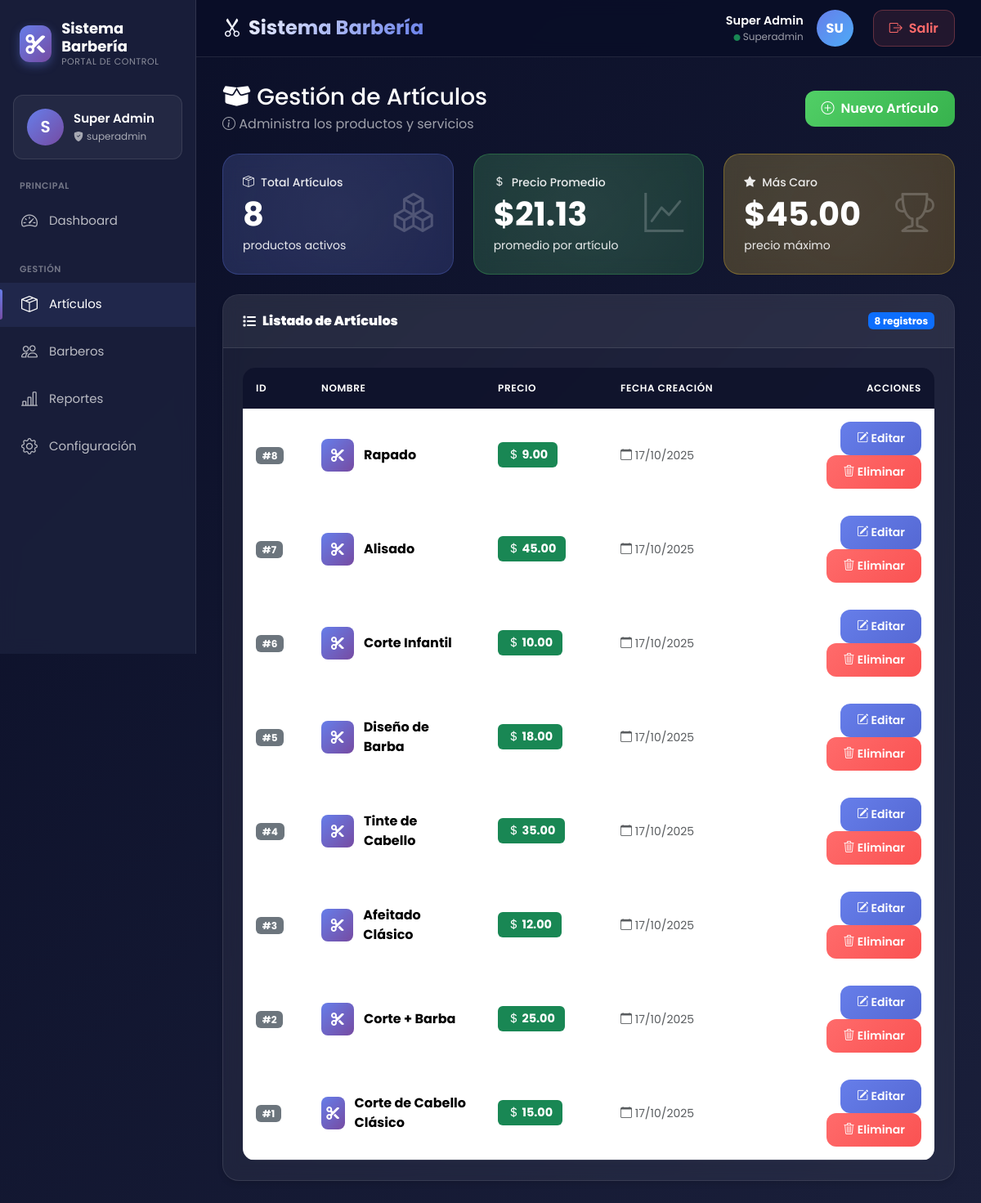
The app's page /articles.php (signed in) with its own data.
### tables this page shows
CREATE TABLE `articles` (
  `id` int(11) NOT NULL,
  `name` varchar(150) NOT NULL,
  `description` text DEFAULT NULL,
  `price` decimal(10,2) NOT NULL,
  `is_active` tinyint(1) NOT NULL DEFAULT 1,
  `created_at` timestamp NOT NULL DEFAULT current_timestamp(),
  `updated_at` timestamp NULL DEFAULT NULL ON UPDATE current_timestamp()
);

### db.php (called while the page is built, shortened)
<?php
function e($string) {
    return htmlspecialchars($string ?? '', ENT_QUOTES, 'UTF-8');
}

### articles.php (the view, shortened to what this page needs)
<?php
require 'db.php';
$articles = $pdo->query("SELECT * FROM articles WHERE is_active = 1 ORDER BY id DESC")->fetchAll();
include 'header.php';
include 'sidebar_super.php';
?>
<div class="content">
    <div class="d-flex justify-content-between align-items-center mb-4">
        <div>
            <h3 class="mb-1"><i class="fas fa-box-open"></i> Gestión de Artículos</h3>
            <p class="text-muted mb-0" style="color:rgba(255,255,255,0.6)!important;">
                <i class="bi bi-info-circle"></i> Administra los productos y servicios
            </p>
        </div>
        <button class="btn btn-success" data-bs-toggle="modal" data-bs-target="#addModal">
            <i class="bi bi-plus-circle me-2"></i>Nuevo Artículo
        </button>
    </div>
    <div class="row g-4 mb-4">
        <div class="col-md-6 col-xl-4">
            <div class="stat-card stat-card-primary position-relative">
                <div class="stat-card-title"><i class="bi bi-box-seam"></i> Total Artículos</div>
                <div class="stat-card-value"><?= count($articles) ?></div>
                <div style="font-size:0.875rem;opacity:0.9;margin-top:0.5rem;">productos activos</div>
                <i class="bi bi-boxes stat-card-icon"></i>
            </div>
        </div>
        <div class="col-md-6 col-xl-4">
            <div class="stat-card stat-card-success position-relative">
                <div class="stat-card-title"><i class="bi bi-currency-dollar"></i> Precio Promedio</div>
                <div class="stat-card-value">$<?= count($articles)>0?number_format(array_sum(array_column($articles,'price'))/count($articles),2):'0.00' ?></div>
                <div style="font-size:0.875rem;opacity:0.9;margin-top:0.5rem;">promedio por artículo</div>
                <i class="bi bi-graph-up stat-card-icon"></i>
            </div>
        </div>
        <div class="col-md-12 col-xl-4">
            <div class="stat-card stat-card-warning position-relative">
                <div class="stat-card-title"><i class="bi bi-star-fill"></i> Más Caro</div>
                <div class="stat-card-value">$<?= count($articles)>0?number_format(max(array_column($articles,'price')),2):'0.00' ?></div>
                <div style="font-size:0.875rem;opacity:0.9;margin-top:0.5rem;">precio máximo</div>
                <i class="bi bi-trophy stat-card-icon"></i>
            </div>
        </div>
    </div>
    <div class="card">
        <div class="card-header">
            <div class="d-flex align-items-center">
                <i class="fas fa-list me-2"></i>
                <strong>Listado de Artículos</strong>
                <span class="badge bg-primary ms-auto"><?= count($articles) ?> registros</span>
            </div>
        </div>
        <div class="card-body">
            <?php if(empty($articles)): ?>
                <div class="text-center py-5">
                    <i class="bi bi-inbox" style="font-size:3rem;color:#cbd5e1;"></i>
                    <p class="text-muted mt-3 mb-0">No hay artículos registrados</p>
                    <button class="btn btn-primary btn-sm mt-3" data-bs-toggle="modal" data-bs-target="#addModal">
                        <i class="bi bi-plus-circle me-1"></i>Crear primer artículo
                    </button>
                </div>
            <?php else: ?>
                <div class="table-responsive">
                    <table class="table table-hover align-middle mb-0">
                        <thead>
                            <tr>
                                <th style="width:80px;">ID</th>
                                <th>Nombre</th>
                                <th style="width:150px;">Precio</th>
                                <th style="width:180px;">Fecha Creación</th>
                                <th style="width:220px;" class="text-end">Acciones</th>
                            </tr>
                        </thead>
                        <tbody>
                            <?php foreach($articles as $a): ?>
                            <tr>
                                <td>
                                    <span class="badge bg-secondary">#<?= $a['id'] ?></span>
                                </td>
                                <td>
                                    <div class="d-flex align-items-center">
                                        <div style="width:40px;height:40px;background:linear-gradient(135deg,#667eea 0%,#764ba2 100%);border-radius:0.5rem;display:flex;align-items:center;justify-content:center;margin-right:0.75rem;">
                                            <i class="fas fa-cut" style="color:white;"></i>
                                        </div>
                                        <strong><?= e($a['name']) ?></strong>
                                    </div>
                                </td>
                                <td>
                                    <span class="badge bg-success" style="font-size:0.9rem;padding:0.5rem 0.75rem;">
                                        <i class="bi bi-currency-dollar"></i>
                                        <?= number_format($a['price'],2) ?>
                                    </span>
                                </td>
                                <td>
                                    <small class="text-muted">
                                        <i class="bi bi-calendar"></i>
                                        <?= date('d/m/Y',strtotime($a['created_at'])) ?>
                                    </small>
                                </td>
                                <td class="text-end">
                                    <button class="btn btn-sm btn-primary" onclick="editArticle(<?= $a['id'] ?>,'<?= addslashes(e($a['name'])) ?>',<?= $a['price'] ?>)" title="Editar">
                                        <i class="bi bi-pencil-square"></i> Editar
                                    </button>
                                    <button class="btn btn-sm btn-danger" onclick="deleteArticle(<?= $a['id'] ?>,'<?= addslashes(e($a['name'])) ?>')" title="Eliminar">
                                        <i class="bi bi-trash3"></i> Eliminar
                                    </button>
                                </td>
                            </tr>
                            <?php endforeach; ?>
                        </tbody>
                    </table>
                </div>
            <?php endif; ?>
        </div>
    </div>
</div>
</body>
</html>

### header.php (shortened to what this page needs)
<!DOCTYPE html>
<html lang="es">
<head>
  <link href="https://cdn.jsdelivr.net/npm/bootstrap@5.3.2/dist/css/bootstrap.min.css" rel="stylesheet">
  <link rel="stylesheet" href="https://cdn.jsdelivr.net/npm/bootstrap-icons@1.11.1/font/bootstrap-icons.css">
  <link href="https://cdnjs.cloudflare.com/ajax/libs/font-awesome/6.5.0/css/all.min.css" rel="stylesheet">
</head>
<body>
  <nav class="navbar-custom">
    <div class="navbar-left">
      <h2><i class="bi bi-scissors me-2"></i>Sistema Barbería</h2>
    </div>
    <div class="navbar-right">
      <?php if(isset($_SESSION['user_name'])): ?>
        <div class="user-info">
          <div class="user-details">
            <div class="user-name"><?= e($_SESSION['user_name']) ?></div>
            <div class="user-role">
              <i class="bi bi-circle-fill text-success" style="font-size: 0.5rem;"></i>
              <?= e(ucfirst($_SESSION['user_role'])) ?>
            </div>
          </div>
          <div class="user-avatar">
            <?= strtoupper(substr(e($_SESSION['user_name']), 0, 2)) ?>
          </div>
        </div>
        <a href="logout.php" class="btn-logout">
          <i class="bi bi-box-arrow-right"></i> Salir
        </a>
      <?php endif; ?>
    </div>
  </nav>
  <div class="container-fluid p-0">
    <div class="row g-0">

### sidebar_super.php (shortened to what this page needs)
<div class="sidebar" id="sidebar">
    <div class="sidebar-header">
        <div class="sidebar-logo">
            <i class="fas fa-scissors"></i>
        </div>
        <div>
            <div class="sidebar-title">Sistema Barbería</div>
            <div class="sidebar-subtitle">Portal de Control</div>
        </div>
    </div>
    <div class="sidebar-user">
        <div class="d-flex align-items-center">
            <div class="sidebar-user-avatar">
                <?= strtoupper(substr($_SESSION['user_name'] ?? 'U', 0, 1)) ?>
            </div>
            <div class="sidebar-user-info">
                <div class="sidebar-user-name"><?= e($_SESSION['user_name'] ?? 'Usuario') ?></div>
                <div class="sidebar-user-role">
                    <i class="bi bi-shield-fill-check"></i>
                    <?= e($_SESSION['user_role'] ?? 'Usuario') ?>
                </div>
            </div>
        </div>
    </div>
    <div class="sidebar-section">
        <div class="sidebar-section-title">Principal</div>
        <ul class="sidebar-menu">
            <li class="sidebar-menu-item">
                <a href="dashboard_super.php" class="sidebar-menu-link <?= basename($_SERVER['PHP_SELF']) === 'dashboard_super.php' ? 'active' : '' ?>">
                    <i class="bi bi-speedometer2"></i>
                    Dashboard
                </a>
            </li>
        </ul>
    </div>
    <div class="sidebar-section">
        <div class="sidebar-section-title">Gestión</div>
        <ul class="sidebar-menu">
            <li class="sidebar-menu-item">
                <a href="articles.php" class="sidebar-menu-link <?= basename($_SERVER['PHP_SELF']) === 'articles.php' ? 'active' : '' ?>">
                    <i class="bi bi-box-seam"></i>
                    Artículos
                </a>
            </li>
            <li class="sidebar-menu-item">
                <a href="barberos.php" class="sidebar-menu-link <?= basename($_SERVER['PHP_SELF']) === 'barberos.php' ? 'active' : '' ?>">
                    <i class="bi bi-people"></i>
                    Barberos
                </a>
            </li>
            <li class="sidebar-menu-item">
                <a href="reports.php" class="sidebar-menu-link <?= basename($_SERVER['PHP_SELF']) === 'reports.php' ? 'active' : '' ?>">
                    <i class="bi bi-bar-chart-line"></i>
                    Reportes
                </a>
            </li>
            <li class="sidebar-menu-item">
                <a href="configuration.php" class="sidebar-menu-link <?= basename($_SERVER['PHP_SELF']) === 'configuration.php' ? 'active' : '' ?>">
                    <i class="bi bi-gear"></i>
                    Configuración
                </a>
            </li>
        </ul>
    </div>
</div>

### sidebar_super.php (style rules this page uses)
:root { --sidebar-width: 240px; --primary: #667eea; --primary-dark: #5568d3; --secondary: #764ba2; --dark: #0a0e27; --dark-light: #1a1f3a; }
* { margin: 0; padding: 0; box-sizing: border-box; }
body { font-family: 'Poppins', -apple-system, BlinkMacSystemFont, 'Segoe UI', Roboto, sans-serif; background: linear-gradient(135deg, #0a0e27 0%, #1a1f3a 100%); min-height: 100vh; color: white; overflow-x: hidden; }
.sidebar { position: fixed; left: 0; top: 0; width: var(--sidebar-width); height: 100vh; background: rgba(26, 31, 58, 0.95); backdrop-filter: blur(10px); border-right: 1px solid rgba(255, 255, 255, 0.1); padding: 1.5rem 0; z-index: 1000; overflow-y: auto; transition: transform 0.3s ease; }
.sidebar-header { display: flex; align-items: center; padding: 0 1.5rem; margin-bottom: 2rem; }
.sidebar-logo { width: 45px; height: 45px; background: linear-gradient(135deg, var(--primary) 0%, var(--secondary) 100%); border-radius: 0.75rem; display: flex; align-items: center; justify-content: center; margin-right: 0.75rem; box-shadow: 0 4px 12px rgba(102, 126, 234, 0.4); }
.sidebar-logo i { font-size: 1.5rem; color: white; }
.sidebar-title { font-size: 1.125rem; font-weight: 700; color: white; line-height: 1.2; }
.sidebar-subtitle { font-size: 0.6875rem; color: rgba(255, 255, 255, 0.5); text-transform: uppercase; letter-spacing: 0.05em; }
.sidebar-user { background: rgba(255, 255, 255, 0.05); border: 1px solid rgba(255, 255, 255, 0.1); border-radius: 0.75rem; padding: 1rem; margin: 0 1rem 1.5rem 1rem; }
.sidebar-user-avatar { width: 45px; height: 45px; background: linear-gradient(135deg, var(--primary) 0%, var(--secondary) 100%); border-radius: 50%; display: flex; align-items: center; justify-content: center; font-size: 1.25rem; color: white; font-weight: 600; margin-right: 0.75rem; flex-shrink: 0; }
.sidebar-user-info { flex: 1; min-width: 0; }
.sidebar-user-name { font-size: 0.9375rem; font-weight: 600; color: white; margin-bottom: 0.125rem; white-space: nowrap; overflow: hidden; text-overflow: ellipsis; }
.sidebar-user-role { font-size: 0.75rem; color: rgba(255, 255, 255, 0.6); display: flex; align-items: center; gap: 0.25rem; }
.sidebar-section { margin-bottom: 1.5rem; }
.sidebar-section-title { font-size: 0.6875rem; font-weight: 600; color: rgba(255, 255, 255, 0.4); text-transform: uppercase; letter-spacing: 0.05em; padding: 0 1.5rem; margin-bottom: 0.5rem; }
.sidebar-menu { list-style: none; padding: 0; margin: 0; }
.sidebar-menu-item { margin-bottom: 0.25rem; }
.sidebar-menu-link { display: flex; align-items: center; padding: 0.75rem 1.5rem; color: rgba(255, 255, 255, 0.7); text-decoration: none; transition: all 0.3s ease; position: relative; font-size: 0.9375rem; }
.sidebar-menu-link::before { content: ''; position: absolute; left: 0; top: 50%; transform: translateY(-50%); width: 3px; height: 0; background: linear-gradient(135deg, var(--primary) 0%, var(--secondary) 100%); border-radius: 0 3px 3px 0; transition: height 0.3s ease; }
.sidebar-menu-link:hover, .sidebar-menu-link.active { background: rgba(102, 126, 234, 0.1); color: white; }
.sidebar-menu-link:hover::before, .sidebar-menu-link.active::before { height: 70%; }
.sidebar-menu-link i { font-size: 1.25rem; margin-right: 0.75rem; width: 24px; text-align: center; }
.content { margin-left: var(--sidebar-width); padding: 2rem; min-height: 100vh; width: calc(100% - var(--sidebar-width)); }

### records on screen
articles: id "8", name "Rapado", price "9.00", created_at "17/10/2025"
articles: id "7", name "Alisado", price "45.00", created_at "17/10/2025"
articles: id "6", name "Corte Infantil", price "10.00", created_at "17/10/2025"
articles: id "5", name "Diseño de Barba", price "18.00", created_at "17/10/2025"
articles: id "4", name "Tinte de Cabello", price "35.00", created_at "17/10/2025"
articles: id "3", name "Afeitado Clásico", price "12.00", created_at "17/10/2025"
articles: id "2", name "Corte + Barba", price "25.00", created_at "17/10/2025"
articles: id "1", name "Corte de Cabello Clásico", price "15.00", created_at "17/10/2025"

### other values on screen
$_SESSION['user_name'] "Super Admin"
$_SESSION['user_role'] "Superadmin"
substr(e($_SESSION['user_name']), 0, 2) "SU"
substr($_SESSION['user_name'] ?? 'U', 0, 1) "S"
$_SESSION['user_role'] "superadmin"
count($articles) "8"
array_sum(array_column($articles,'price'))/count($articles) "21.13"
max(array_column($articles,'price')) "45.00"
